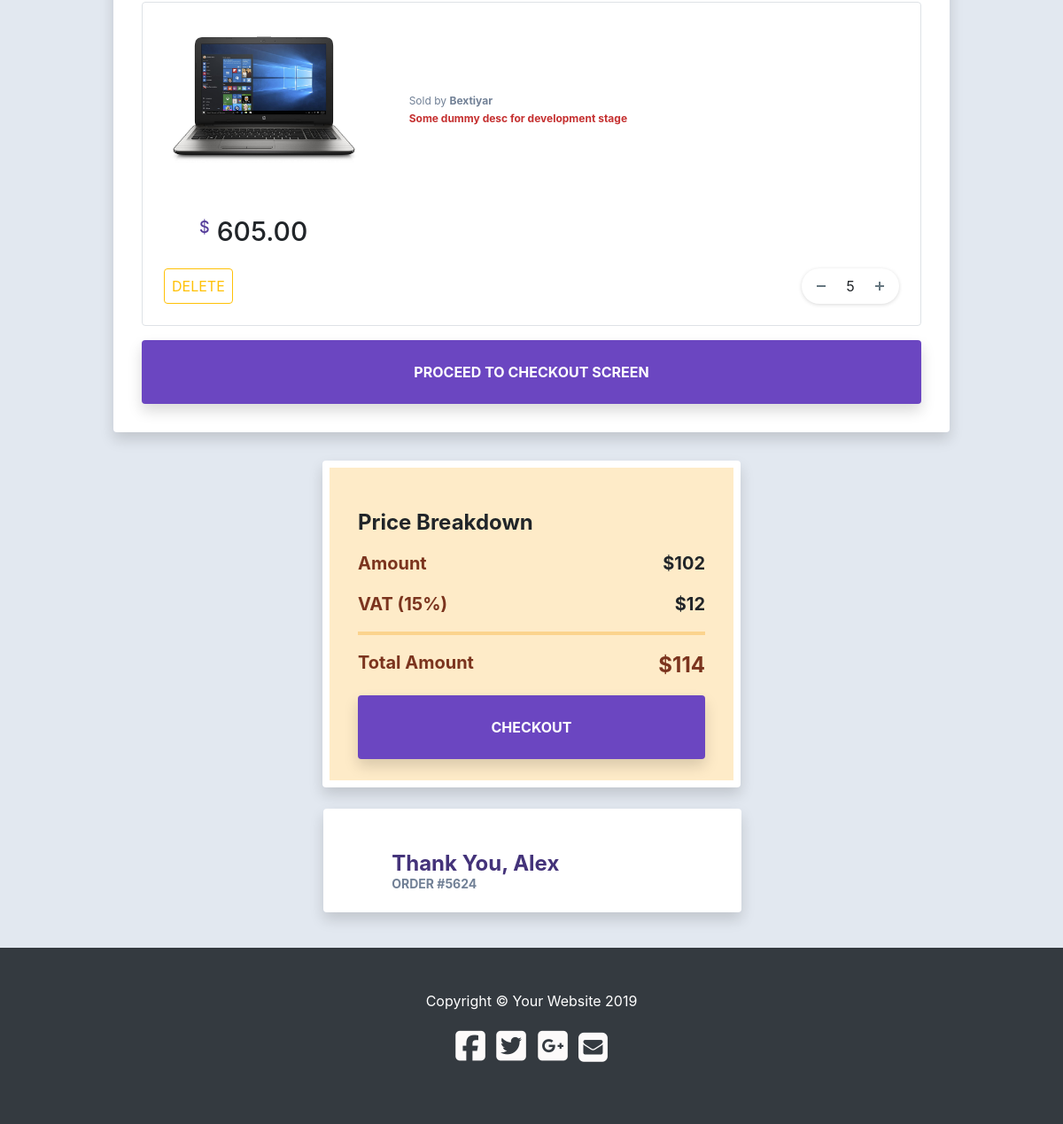
Page /card (signed in, lower part) on the earlier database version.
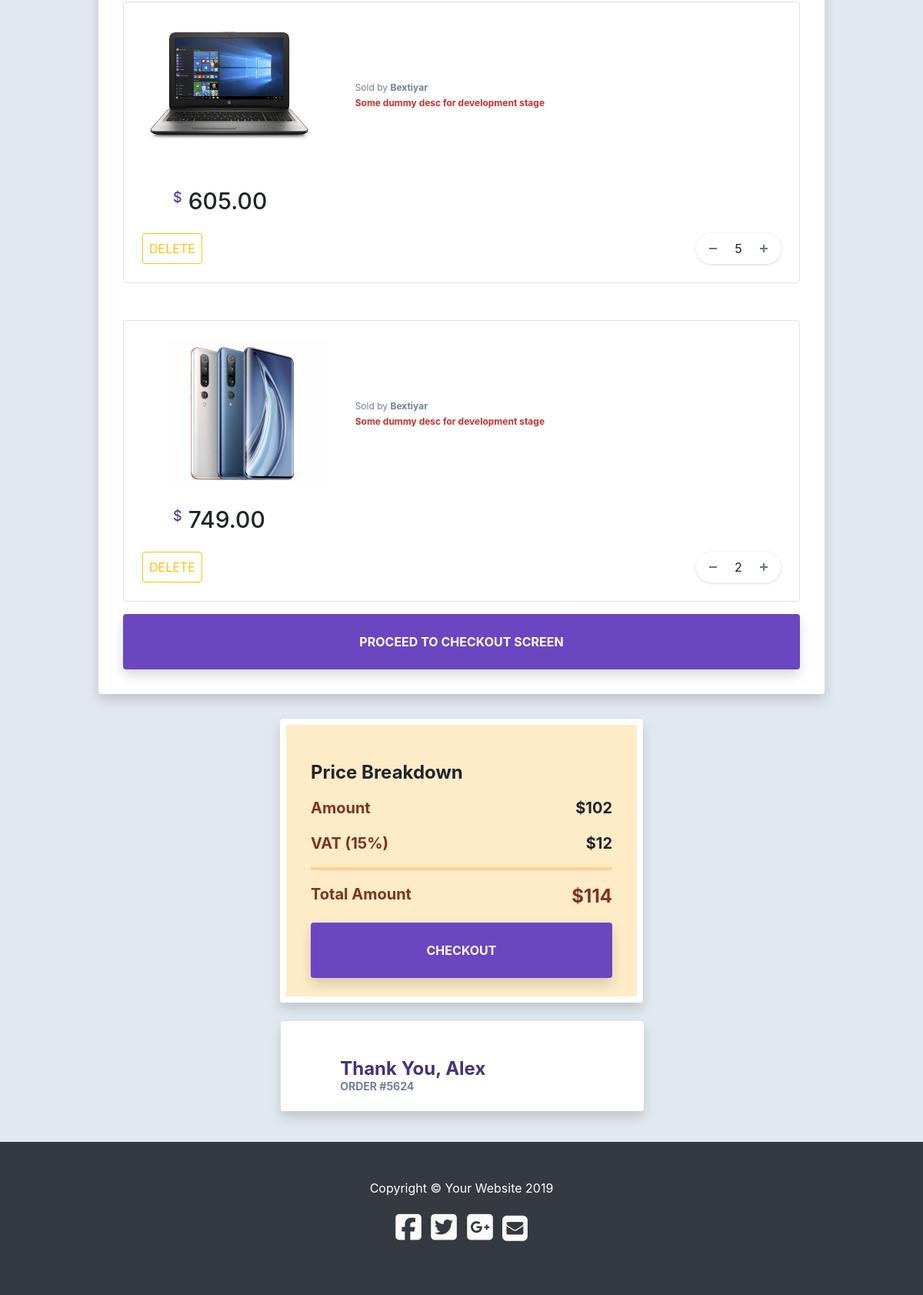
Same page on the later database version.
### shopApp/models.py (models this page shows, shortened)
class OrderItem(models.Model):
    product = models.ForeignKey(
        Product, on_delete=models.SET_NULL, null=True, blank=True)
    order = models.ForeignKey(
        Order, on_delete=models.SET_NULL, null=True, blank=True)
    quantity = models.IntegerField(default=0)
    date_added = models.DateTimeField(auto_now_add=True)

class Product(models.Model):
    name = models.CharField(max_length=200)
    price = models.DecimalField(max_digits=8, decimal_places=2)
    description = models.TextField(
        default="Some dummy desc for development stage")
    category = models.ForeignKey(
        Category, on_delete=models.SET_NULL, null=True)
    image = models.ImageField(
        upload_to='item main images', default='default.jpg', blank=True, null=True)
    isAvailable = models.BooleanField(default=False, verbose_name="Available")
    @property
    def imageUrl(self):  # set image a default if it is null
        if not self.image:
            self.image = 'default.jpg'
        return self.image.url  # return the image url as property to render

class Order(models.Model):
    customer = models.ForeignKey(
        Customer, on_delete=models.SET_NULL, null=True, blank=True)
    date = models.DateTimeField(auto_now_add=True)
    isCompleted = models.BooleanField(default=False, verbose_name="Completed")
    transactionId = models.CharField(max_length=120)

### accounts/models.py (models this page shows)
class Customer(models.Model):
    user=models.OneToOneField(User,null=True,blank=True,on_delete=models.CASCADE)
    name=models.CharField(max_length=200)
    email=models.EmailField()
    def __str__(self):
        return self.name

### shopApp/views.py (the view)
# urls.py: path('card', card, name='card'),
def card(request):  # this is card page view
    if request.user.is_authenticated:
        customer = request.user.customer
        order, created = Order.objects.get_or_create(
            customer=customer, isCompleted=False)
        items = order.orderitem_set.all()  # items that related to specific order
    else:
        items = []
    context = {'items': items}
    return render(request, "shop/card.html", context=context)

### templates/shop/card.html (shortened to what this page needs)
{% extends 'shop/base.html' %} {% block title %} Card{% endblock title %} {% block body %}
<head>
    <link href="https://unpkg.com/tailwindcss@^1.0/dist/tailwind.min.css" rel="stylesheet">
</head>
<div class="min-h-screen bg-gray-300">
    <div class="container mx-auto p-10 max-w-screen-lg">
        <div class="bg-white rounded shadow p-8">
            <div>
                {% for item in items %}
                <div class="border w-full rounded mt-5 flex p-4 justify-between items-center flex-wrap">
                    <a href="{{item.product.imageUrl}}" data-lightbox="image-1"><img src="{{item.product.imageUrl}}" class="h-48"></a>
                    <div class="w-2/3">
                        <p class="text-gray-600 text-xs">Sold by <b>{{item.order.customer}}</b></p>
                        <h4 class="text-red-700 text-xs font-bold mt-1">{{item.product.description}}</h4>
                    </div>
                    <div>
                        <br/>
                        <h4 class="text-3xl font-medium"><sup class="text-lg ml-10 text-purple-800">$</sup> {{item.product.price}}</h4>
                    </div>
                    <div class="w-full flex justify-between mt-4">
                        <button class="btn btn-outline-warning px-2">DELETE</button>
                        <div class="num-block skin-2">
                            <div class="num-in">
                                <span class="minus dis"></span>
                                <input type="text" class="in-num" value="{{item.quantity}}" readonly="">
                                <span class="plus"></span>
                            </div>
                        </div>
                    </div>
                </div>
                {% endfor %}
            </div>
            <button class="px-4 py-4 bg-purple-700 text-white w-full mt-3 rounded shadow font-bold hover:bg-purple-900">PROCEED TO CHECKOUT SCREEN</button>
        </div>
        <div class="flex justify-between mt-8 flex-wrap lg:justify-center">
            <div class="bg-white rounded shadow p-2 w-full lg:w-2/4">
                <div class="w-full bg-orange-200 px-8 py-6">
                    <h3 class="text-2xl mt-4 font-bold">Price Breakdown</h3>
                    <div class="flex justify-between mt-3">
                        <div class="text-xl text-orange-900 font-bold">Amount</div>
                        <div class='text-xl text-right font-bold '>$102</div>
                    </div>
                    <div class="flex justify-between mt-3">
                        <div class="text-xl text-orange-900 font-bold">VAT (15%)</div>
                        <div class='text-xl text-right font-bold'>$12</div>
                    </div>
                    <div class="bg-orange-300 h-1 w-full mt-3"></div>
                    <div class="flex justify-between mt-3">
                        <div class="text-xl text-orange-900 font-bold">Total Amount</div>
                        <div class="text-2xl text-orange-900 font-bold">$114</div>
                    </div>
                    <button class="px-4 py-4 bg-purple-700 text-white w-full mt-3 rounded shadow font-bold hover:bg-purple- 900"> CHECKOUT</button>
                </div>
            </div>
            <div style="margin-left:0.1rem" class="bg-white rounded shadow px-10 py-6 w-full mt-4 flex flex-wrap justify-center lg:w-2/4 lg:ml-3">
                <div class="pr-8">
                    <h3 class="text-2xl mt-4 font-bold text-purple-900">Thank You, Alex</h3>
                    <h4 class="text-sm text-gray-600 font-bold">ORDER #5624</h4>
                </div>
                <img src="https://image.flaticon.com/icons/svg/1611/1611768.svg" alt="" class="w-24">
            </div>
        </div>
    </div>
</div>
{% endblock body %}

Differences in the rows shown:
added OrderItem: product.imageUrl (picture), order.customer "Bextiyar", product.description "Some dummy desc for development stage", product.price "749.00", quantity "2"
